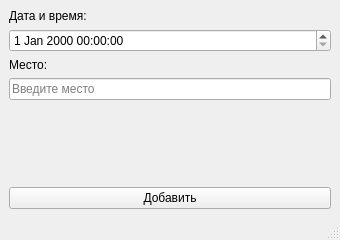
<?xml version="1.0" encoding="UTF-8"?>
<ui version="4.0">
 <class>NewPlace</class>
 <widget class="QMainWindow" name="NewPlace">
  <property name="windowModality">
   <enum>Qt::WindowModal</enum>
  </property>
  <property name="geometry">
   <rect>
    <x>0</x>
    <y>0</y>
    <width>340</width>
    <height>240</height>
   </rect>
  </property>
  <property name="minimumSize">
   <size>
    <width>340</width>
    <height>240</height>
   </size>
  </property>
  <property name="maximumSize">
   <size>
    <width>16777215</width>
    <height>240</height>
   </size>
  </property>
  <property name="windowTitle">
   <string>Добавление нового места</string>
  </property>
  <property name="windowIcon">
   <iconset resource="resource.qrc">
    <normaloff>:/icon/icon.ico</normaloff>:/icon/icon.ico</iconset>
  </property>
  <widget class="QWidget" name="centralwidget">
   <layout class="QVBoxLayout" name="verticalLayout_2">
    <item>
     <layout class="QVBoxLayout" name="verticalLayout">
      <item>
       <widget class="QLabel" name="label">
        <property name="text">
         <string>Дата и время:</string>
        </property>
       </widget>
      </item>
      <item>
       <widget class="QDateTimeEdit" name="dateTimeEdit"/>
      </item>
      <item>
       <widget class="QLabel" name="label_2">
        <property name="text">
         <string>Место:</string>
        </property>
       </widget>
      </item>
      <item>
       <widget class="QLineEdit" name="place_lineEdit">
        <property name="placeholderText">
         <string>Введите место</string>
        </property>
       </widget>
      </item>
      <item>
       <spacer name="verticalSpacer">
        <property name="orientation">
         <enum>Qt::Vertical</enum>
        </property>
        <property name="sizeHint" stdset="0">
         <size>
          <width>20</width>
          <height>40</height>
         </size>
        </property>
       </spacer>
      </item>
      <item>
       <widget class="QPushButton" name="add_pushButton">
        <property name="text">
         <string>Добавить</string>
        </property>
       </widget>
      </item>
     </layout>
    </item>
   </layout>
  </widget>
  <widget class="QMenuBar" name="menubar">
   <property name="geometry">
    <rect>
     <x>0</x>
     <y>0</y>
     <width>340</width>
     <height>21</height>
    </rect>
   </property>
  </widget>
  <widget class="QStatusBar" name="statusbar"/>
 </widget>
 <resources>
  <include location="resource.qrc"/>
 </resources>
 <connections/>
</ui>
